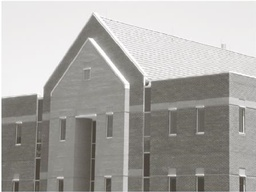
#> input picture Building.jpg, 256 x 192 px, shrunk from 902 x 676 before the run
$ python canny.py
#> lines starting #> are read from the running program, lines starting #| are printed output that depends on the picture; after the words box and inside, x2 and y2 are one past the last pixel; in counts of white or black regions, pixels touching at a corner belong together
import numpy as np
import cv2
import matplotlib.pyplot as plt
import math

#Generating Gaussian Kernel with given sigma
def gaussian_kernel(size, sigma=1):
    size = int(size) // 2
    x, y = np.mgrid[-size:size+1, -size:size+1]
    normal = 1 / (2.0 * np.pi * sigma**2)
    g =  np.exp(-((x**2 + y**2) / (2.0*sigma**2))) * normal
    return g
#Applying sobel filter on image to return a sobel-filtered image and sobel gradient
def sobelfilter(image):
    gx = np.array([[1.0, 0.0, -1.0], [2.0, 0.0, -2.0], [1.0, 0.0, -1.0]])
    gy = np.array([[1.0, 2.0, 1.0], [0.0, 0.0, 0.0], [-1.0, -2.0, -1.0]])
    rows, columns = np.shape(image)
    sobel_filtered_image = np.zeros((rows, columns),np.float64)
    Gradient = np.zeros((rows, columns),np.float64)
    for i in range(rows - 2):
        for j in range(columns - 2):
            Gx = np.multiply(gx, image[i:i + 3, j:j + 3]).sum() / 8
            Gy = np.multiply(gy, image[i:i + 3, j:j + 3]).sum() / 8
            Gradient[i+1,j+1]=np.degrees(np.arctan2(Gy,Gx))
            sobel_filtered_image[i + 1, j + 1] = np.sqrt(np.square(Gx)+np.square(Gy))
    sobel_filtered_image=sobel_filtered_image/np.max(sobel_filtered_image)
    return sobel_filtered_image,Gradient

#Performing NonMaximum Suppresion
def NonMaxSup(Gmag, Grad):
    NMS = np.zeros((Gmag.shape[0],Gmag.shape[1]),np.float64)
    for i in range(1, Gmag.shape[0] - 1):
        for j in range(1, Gmag.shape[1] - 1):
            if((Grad[i,j] >= -22.5 and Grad[i,j] <= 22.5) or (Grad[i,j] <= -157.5 and Grad[i,j] >= 157.5)):
                if((Gmag[i,j] > Gmag[i,j+1]) and (Gmag[i,j] > Gmag[i,j-1])):
                    NMS[i,j] = Gmag[i,j]
                else:
                    NMS[i,j] = 0
            if((Grad[i,j] >= 22.5 and Grad[i,j] <= 67.5) or (Grad[i,j] <= -112.5 and Grad[i,j] >= -157.5)):
                if((Gmag[i,j] > Gmag[i+1,j+1]) and (Gmag[i,j] > Gmag[i-1,j-1])):
                    NMS[i,j] = Gmag[i,j]
                else:
                    NMS[i,j] = 0
            if((Grad[i,j] >= 67.5 and Grad[i,j] <= 112.5) or (Grad[i,j] <= -67.5 and Grad[i,j] >= -112.5)):
                if((Gmag[i,j] > Gmag[i+1,j]) and (Gmag[i,j] > Gmag[i-1,j])):
                    NMS[i,j] = Gmag[i,j]
                else:
                    NMS[i,j] = 0
            if((Grad[i,j] >= 112.5 and Grad[i,j] <= 157.5) or (Grad[i,j] <= -22.5 and Grad[i,j] >= -67.5)):
                if((Gmag[i,j] > Gmag[i+1,j-1]) and (Gmag[i,j] > Gmag[i-1,j+1])):
                    NMS[i,j] = Gmag[i,j]
                else:
                    NMS[i,j] = 0
    return NMS

#Threshold Hysteresis
def DoThreshHyst(img):
    highThresholdRatio = 0.2
    lowThresholdRatio = 0.15
    GSup = np.copy(img)
    h = int(GSup.shape[0])
    w = int(GSup.shape[1])
    highThreshold = np.max(GSup) * highThresholdRatio
    lowThreshold = highThreshold * lowThresholdRatio
    x = 0.1
    oldx=0
    while(oldx != x):
        oldx = x
        for i in range(1,h-1):
            for j in range(1,w-1):
                if(GSup[i,j] > highThreshold):
                    GSup[i,j] = 1
                elif(GSup[i,j] < lowThreshold):
                    GSup[i,j] = 0
                else:
                    if((GSup[i-1,j-1] > highThreshold) or
                        (GSup[i-1,j] > highThreshold) or
                        (GSup[i-1,j+1] > highThreshold) or
                        (GSup[i,j-1] > highThreshold) or
                        (GSup[i,j+1] > highThreshold) or
                        (GSup[i+1,j-1] > highThreshold) or
                        (GSup[i+1,j] > highThreshold) or
                        (GSup[i+1,j+1] > highThreshold)):
                        GSup[i,j] = 1
        x = np.sum(GSup == 1)

    GSup = (GSup == 1) * GSup
    return GSup

#Integrating all phases of canny edge detection.
def canny_edges(img):
    img=cv2.GaussianBlur(img,(5,5),0)
    sobelfilterimage,gradient=sobelfilter(img)
    NMS=NonMaxSup(sobelfilterimage,gradient)
    canny=DoThreshHyst(NMS)
    return canny


img=cv2.imread('Building.jpg',0)
#> img: shape (192, 256); min 59, max 255, mean 167.7
canny=canny_edges(img)
#> in canny_edges, `img=cv2.GaussianBlur(img,(5,5),0)`:
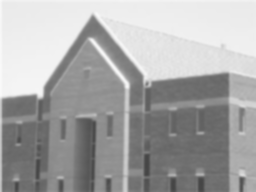
#> img: shape (192, 256); min 69, max 249, mean 167.6
#> after the loop in sobelfilter, `for i in range(rows - 2):`:
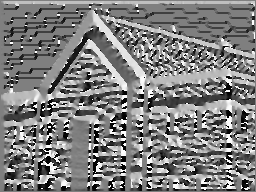
#> Gradient: shape (192, 256) float64; min -179.8, max 180, mean 0.6; drawn with min black and max white
#> after the loop in sobelfilter, `for i in range(rows - 2):`:
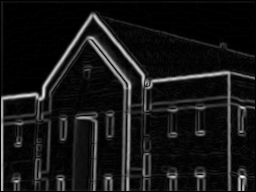
#> sobel_filtered_image: shape (192, 256) float64; min 0, max 43.13, mean 3.7; drawn with min black and max white
#> after the loop in NonMaxSup, `for i in range(1, Gmag.shape[0] - 1):`:
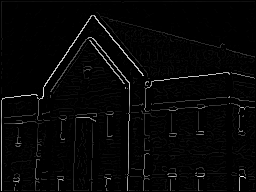
#> NMS: shape (192, 256) float64; min 0, max 1, mean 0.0257
#> in DoThreshHyst, `highThreshold = np.max(GSup) * highThresholdRatio`: highThreshold = 0.2
#> in DoThreshHyst, `lowThreshold = highThreshold * lowThresholdRatio`: lowThreshold = 0.03
#> the loop in DoThreshHyst, `while(oldx != x):` made 123 passes
#> (oldx, x) on passes 2 to 13: (2127, 2169), (2169, 2187), (2187, 2202), (2202, 2215), (2215, 2228), (2228, 2241), (2241, 2248), (2248, 2252), (2252, 2255), (2255, 2257), (2257, 2259), (2259, 2261)
#> x on pass 1: 2127
#> after the loop in DoThreshHyst, `while(oldx != x):`:
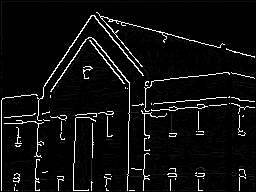
#> GSup: shape (192, 256) float64; 10.65% of pixels changed, all inside (x1, y1, x2, y2) = (1, 3, 255, 191)
#> in DoThreshHyst, `GSup = (GSup == 1) * GSup`: GSup: shape (192, 256) float64; values 0 (black) and 1 (white), 5.1% white in thin lines or dots
cv2.imshow("cannyedge",canny)
cv2.waitKey(0)
cv2.destroyAllWindows()
